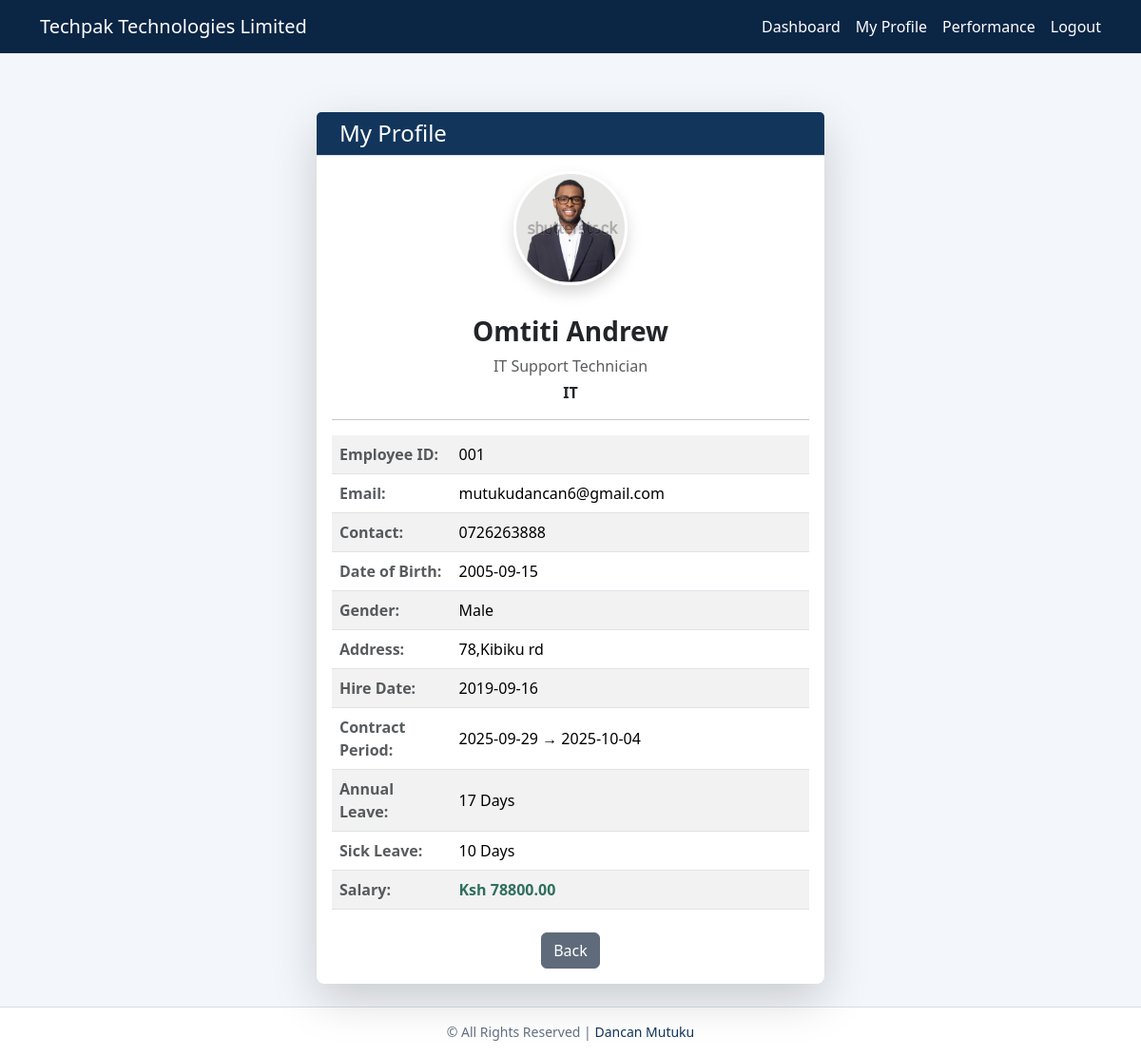
Page /employee/profile/ (signed in) on the committed database.
### core/models.py (models this page shows, shortened)
class Employee(models.Model):
    GENDER_CHOICES = (
        ("M", "Male"),
        ("F", "Female"),
    )
    user = models.OneToOneField(User, on_delete=models.CASCADE, related_name='employee_profile')
    employee_id = models.CharField(max_length=20, unique=True, blank=True, null=True)
    contact = models.CharField(max_length=20, blank=True)
    dob = models.DateField(null=True, blank=True)
    gender = models.CharField(max_length=1, choices=GENDER_CHOICES, blank=True)
    address = models.TextField(blank=True)
    job_title = models.CharField(max_length=100, blank=True)
    department = models.ForeignKey('Department', on_delete=models.SET_NULL, null=True, blank=True)
    hire_date = models.DateField(null=True, blank=True)
    is_active_employee = models.BooleanField(default=True)
    salary = models.DecimalField(
        max_digits=10, decimal_places=2, default=0, validators=[MinValueValidator(0)]
    )
    profile_picture = models.ImageField(upload_to="profiles/", blank=True, null=True)
    emergency_contact_name = models.CharField(max_length=100, blank=True, null=True)
    emergency_contact_phone = models.CharField(max_length=20, blank=True, null=True)
    annual_leave_balance = models.PositiveIntegerField(default=20)
    sick_leave_balance = models.PositiveIntegerField(default=10)
    contract_start = models.DateField(null=True, blank=True)
    contract_end = models.DateField(null=True, blank=True)

class Department(models.Model):
    name = models.CharField(max_length=100)
    description = models.TextField(blank=True)
    def __str__(self):
        return self.name

### core/views.py (the view)
# urls.py: path("profile/", views.my_profile, name="employee_profile"),  # Updated name to match template
@login_required
def my_profile(request):
    emp = get_object_or_404(Employee, user=request.user)
    return render(request, 'core/my_profile.html', {'employee': emp})

### core/templates/core/my_profile.html (shortened to what this page needs)
{% extends "base.html" %}
{% block content %}
<div class="container mt-5">
  <div class="row justify-content-center">
    <div class="col-12 col-sm-10 col-md-8 col-lg-6">
      <div class="card shadow-lg border-0">
        <div class="card-header bg-primary text-white d-flex align-items-center">
          <h4 class="mb-0">My Profile</h4>
        </div>
        <div class="card-body text-center">
          <div class="mb-3">
            {% if employee.profile_picture %}
              <img src="{{ employee.profile_picture.url }}" class="rounded-circle border border-3 border-white shadow mb-3"
                   style="width: 120px; height: 120px; object-fit: cover;"
                   alt="{{ employee.user.get_full_name }} Profile Picture">
            {% else %}
              <img src="https://via.placeholder.com/120" class="rounded-circle border border-3 border-white shadow mb-3"
                   alt="Profile Placeholder">
            {% endif %}
          </div>
          <h3 class="fw-bold">{{ employee.user.get_full_name|default:employee.user.username }}</h3>
          <p class="text-muted mb-1">{{ employee.job_title }}</p>
          <p class="fw-bold text-dark mb-3">{{ employee.department }}</p>
          <hr class="my-3">
          <div class="table-responsive text-start">
            <table class="table table-striped table-hover align-middle mb-0">
              <tbody>
                <tr>
                  <th class="text-muted w-25">Employee ID:</th>
                  <td>{{ employee.employee_id }}</td>
                </tr>
                <tr>
                  <th class="text-muted">Email:</th>
                  <td>{{ employee.user.email }}</td>
                </tr>
                <tr>
                  <th class="text-muted">Contact:</th>
                  <td>{{ employee.contact }}</td>
                </tr>
                <tr>
                  <th class="text-muted">Date of Birth:</th>
                  <td>{{ employee.dob|date:"Y-m-d" }}</td>
                </tr>
                <tr>
                  <th class="text-muted">Gender:</th>
                  <td>{{ employee.get_gender_display }}</td>
                </tr>
                <tr>
                  <th class="text-muted">Address:</th>
                  <td>{{ employee.address }}</td>
                </tr>
                <tr>
                  <th class="text-muted">Hire Date:</th>
                  <td>{{ employee.hire_date|date:"Y-m-d" }}</td>
                </tr>
                <tr>
                  <th class="text-muted">Contract Period:</th>
                  <td>{{ employee.contract_start|date:"Y-m-d" }} → {{ employee.contract_end|date:"Y-m-d" }}</td>
                </tr>
                <tr>
                  <th class="text-muted">Annual Leave:</th>
                  <td>{{ employee.annual_leave_balance }} Days</td>
                </tr>
                <tr>
                  <th class="text-muted">Sick Leave:</th>
                  <td>{{ employee.sick_leave_balance }} Days</td>
                </tr>
                <tr>
                  <th class="text-muted">Salary:</th>
                  <td><span class="fw-bold text-success">Ksh {{ employee.salary|floatformat:2 }}</span></td>
                </tr>
              </tbody>
            </table>
          </div>
          <div class="d-flex justify-content-center mt-4">
            <a href="{% url 'employee_dashboard' %}" class="btn btn-secondary">
               Back
            </a>
          </div>
        </div>
      </div>
    </div>
  </div>
</div>
{% endblock %}

### core/templates/base.html (style rules this page uses)
:root { --brand: #12355b; --brand-dark: #0b2545; --brand-mid: #2d4f73; --success: #2f6f5e; --warning: #b7791f; --danger: #a33a3a; --info: #4f718b; --neutral: #5f6b7a; --page: #f3f6fa; --surface: #ffffff; --border: #d8dee8; --text: #18212f; --muted: #637083; }
body { background-color: var(--page); color: var(--text); font-family: "Segoe UI", Tahoma, Geneva, Verdana, sans-serif; padding-top: 70px; }
.card { border-color: var(--border) !important; border-radius: 8px !important; box-shadow: 0 8px 24px rgba(18, 53, 91, 0.06); }
.card-header { border-bottom-color: var(--border); font-weight: 600; }
.bg-primary, .bg-info, .bg-success, .bg-warning { background-color: var(--brand) !important; color: #fff !important; }
.text-success { color: var(--success) !important; }
.btn { border-radius: 6px; font-weight: 500; }
.btn-secondary { background-color: var(--neutral) !important; border-color: var(--neutral) !important; color: #fff !important; }
.table-responsive { -webkit-overflow-scrolling: touch; }
.card-header, .list-group-item { overflow-wrap: anywhere; }

### rows in the picture
Employee: profile_picture (picture), user.get_full_name "Omtiti Andrew", job_title "IT Support Technician", department "IT", employee_id "001", user.email "mutukudancan6@gmail.com", contact "0726263888", dob "2005-09-15", gender "Male", address "78,Kibiku rd", hire_date "2019-09-16", contract_start "2025-09-29", contract_end "2025-10-04", annual_leave_balance "17", sick_leave_balance "10", salary "78800.00"
